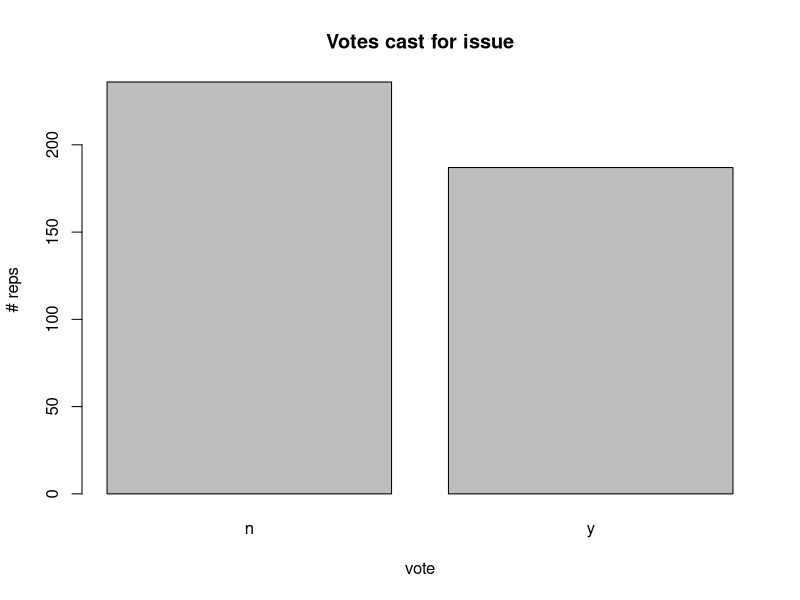
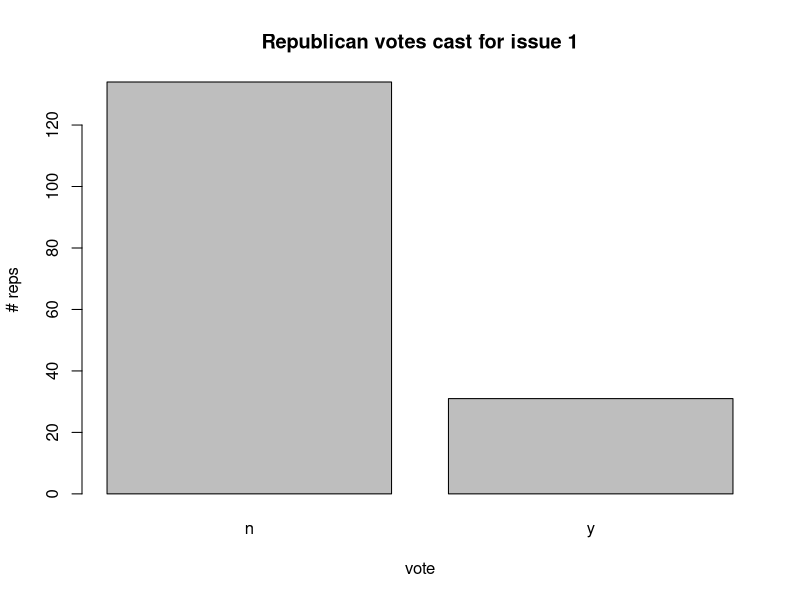
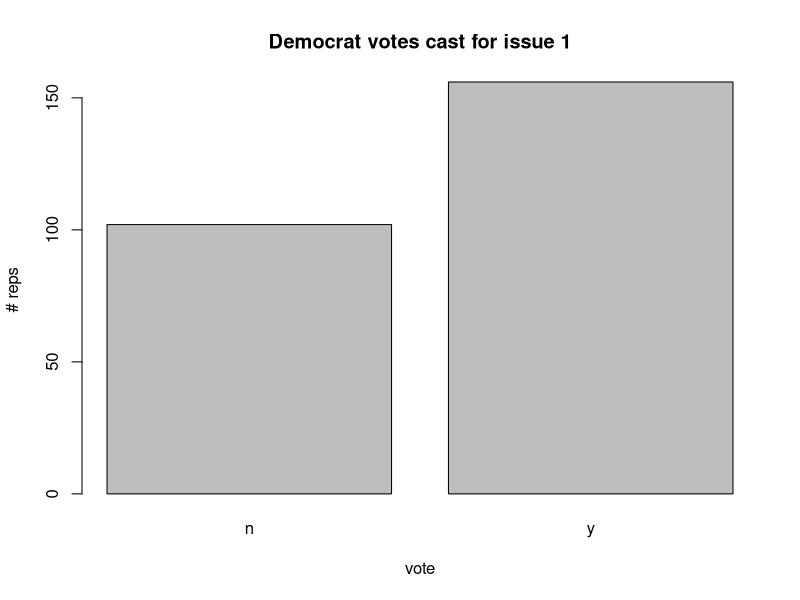

Reproduce these figures in R, in order.
# Lista de Exercícios e solução

# Obs: Caso tenha problemas com a acentuação, consulte este link:
# https://support.rstudio.com/hc/en-us/articles/200532197-Character-Encoding

# Configurando o diretório de trabalho
# Coloque entre aspas o diretório de trabalho que você está usando no seu computador
# Não use diretórios com espaço no nome
setwd("C:/FCD/BigDataRAzure/Cap14")
getwd()

# Para este script, vamos usar o mlbench (Machine Learning Benchmark Problems)
# https://cran.r-project.org/web/packages/mlbench/mlbench.pdf
# Este pacote contém diversos datasets e usaremos um com os dados 
# de votação do congresso americano 

# Seu trabalho é prever os votos em republicanos e democratas (variável Class)

# Import
install.packages("mlbench")
library(mlbench)

# Carregando o dataset
?HouseVotes84
data("HouseVotes84")
View(HouseVotes84)

# Analise exploratória de dados
plot(as.factor(HouseVotes84[,2]))
title(main = "Votes cast for issue", xlab = "vote", ylab = "# reps")
plot(as.factor(HouseVotes84[HouseVotes84$Class == 'republican', 2]))
title(main = "Republican votes cast for issue 1", xlab = "vote", ylab = "# reps")
plot(as.factor(HouseVotes84[HouseVotes84$Class == 'democrat',2]))
title(main = "Democrat votes cast for issue 1", xlab = "vote", ylab = "# reps")

# Funções usadas para imputation
# Função que retorna o numeros de NA's por voto e classe (democrat or republican)
na_by_col_class <- function (col,cls){return(sum(is.na(HouseVotes84[,col]) & HouseVotes84$Class==cls))}

p_y_col_class <- function(col,cls){
  sum_y <- sum(HouseVotes84[,col] == 'y' & HouseVotes84$Class == cls, na.rm = TRUE)
  sum_n <- sum(HouseVotes84[,col] == 'n' & HouseVotes84$Class == cls, na.rm = TRUE)
  return(sum_y/(sum_y+sum_n))}

# Testando a função
p_y_col_class(2,'democrat')
p_y_col_class(2,'republican')
na_by_col_class(2,'democrat')
na_by_col_class(2,'republican')

# Impute missing values
for (i in 2:ncol(HouseVotes84)) {
  if(sum(is.na(HouseVotes84[,i])>0)) {
    c1 <- which(is.na(HouseVotes84[,i]) & HouseVotes84$Class == 'democrat',arr.ind = TRUE)
    c2 <- which(is.na(HouseVotes84[,i]) & HouseVotes84$Class == 'republican',arr.ind = TRUE)
    HouseVotes84[c1,i] <- ifelse(runif(na_by_col_class(i,'democrat'))<p_y_col_class(i,'democrat'),'y','n')
    HouseVotes84[c2,i] <- ifelse(runif(na_by_col_class(i,'republican'))<p_y_col_class(i,'republican'),'y','n')}
}

# Gerando dados de treino e dados de teste
HouseVotes84[,"train"] <- ifelse(runif(nrow(HouseVotes84)) < 0.80,1,0)
trainColNum <- grep("train",names(HouseVotes84))

# Gerando os dados de treino e de teste a partir da coluna de treino
trainHouseVotes84 <- HouseVotes84[HouseVotes84$train == 1, -trainColNum]
testHouseVotes84 <- HouseVotes84[HouseVotes84$train == 0, -trainColNum]

# Invocando o método NaiveBayes
install.packages("e1071")
library(e1071)

# Exercício 1 - Crie o modelo NaiveBayes

# Treine o modelo
?naiveBayes
nb_model <- naiveBayes(Class ~ ., data = trainHouseVotes84)

# Visualizando o resultado
nb_model
summary(nb_model)
str(nb_model)

# Faça as Previsões
nb_test_predict <- predict(nb_model, testHouseVotes84[,-1])

# Crie a Confusion matrix
table(pred = nb_test_predict, true = testHouseVotes84$Class)

# Média
mean(nb_test_predict == testHouseVotes84$Class)

# Função para executar o registrar todos os resultados do modelo
nb_multiple_runs <- function(train_fraction, n) {
  fraction_correct <- rep(NA,n)
  for (i in 1:n) {
    HouseVotes84[,"train"] <- ifelse(runif(nrow(HouseVotes84))<train_fraction,1,0)
    trainColNum <- grep("train", names(HouseVotes84))
    trainHouseVotes84 <- HouseVotes84[HouseVotes84$train == 1,-trainColNum]
    testHouseVotes84 <- HouseVotes84[HouseVotes84$train == 0,-trainColNum]
    nb_model <- naiveBayes(Class ~ ., data = trainHouseVotes84)
    nb_test_predict <- predict(nb_model, testHouseVotes84[,-1])
    fraction_correct[i] <- mean(nb_test_predict == testHouseVotes84$Class)
  }
  return(fraction_correct)
}

# Executando o modelo 20 vezes
fraction_correct_predictions <- nb_multiple_runs(0.8, 20)
fraction_correct_predictions

# Resumo dos resultados
summary(fraction_correct_predictions)

# Desvio padrão
sd(fraction_correct_predictions)


# Os resultados das execuções estão bem próximos, entre 0.87 e 0.95, 
# com um desvio padrão de 0.02.
# O Naive Bayes fez um bom trabalho com este conjunto de dados



